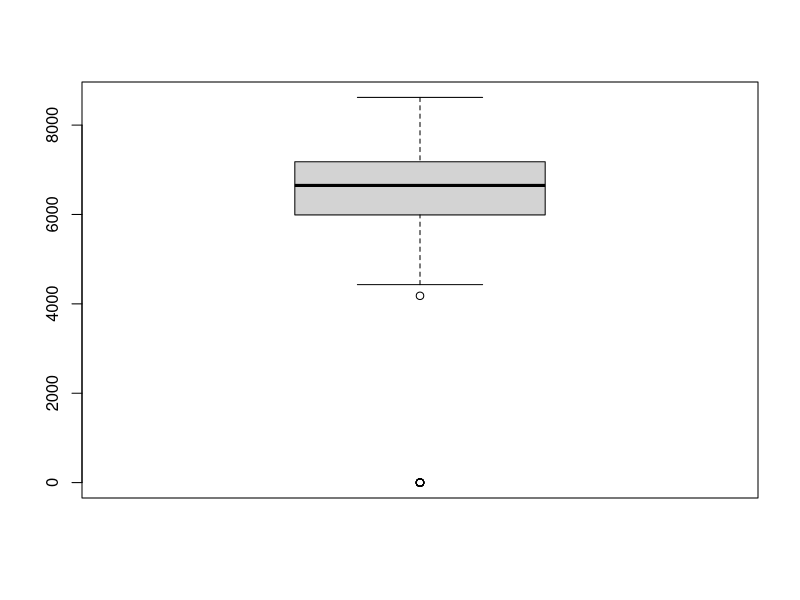
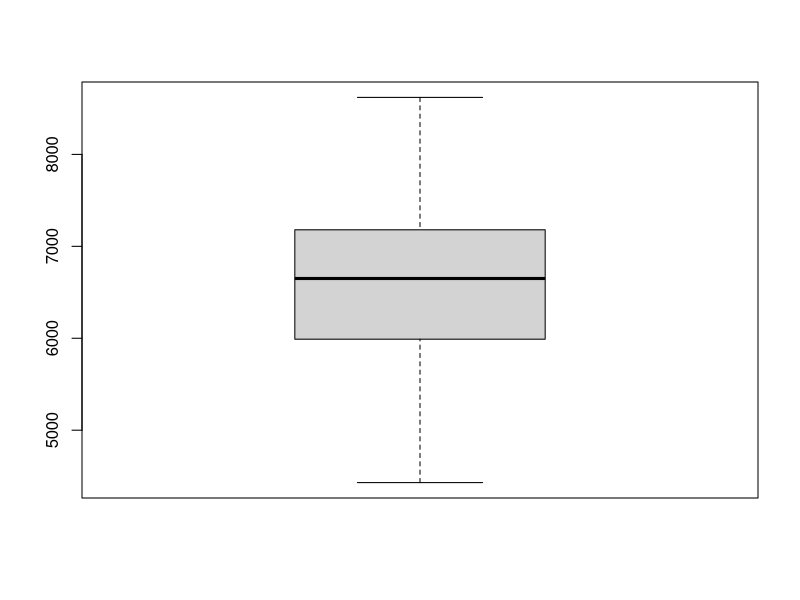
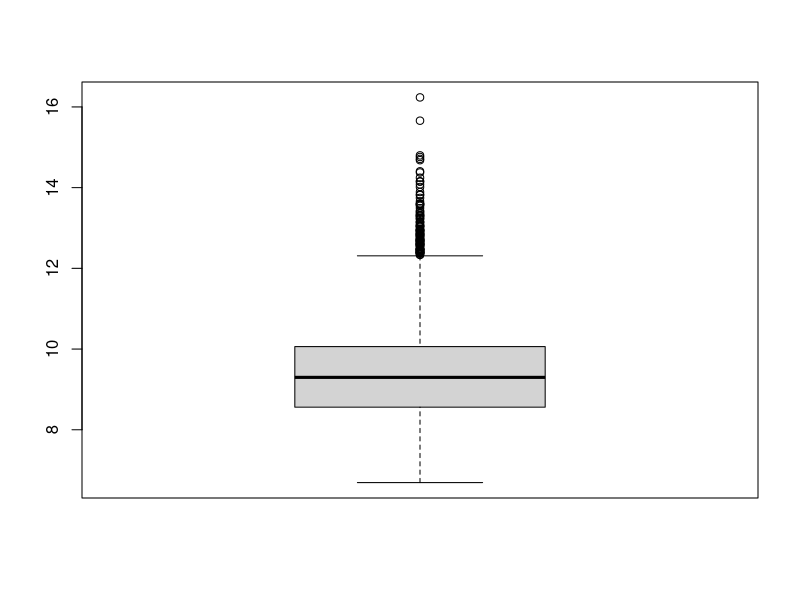
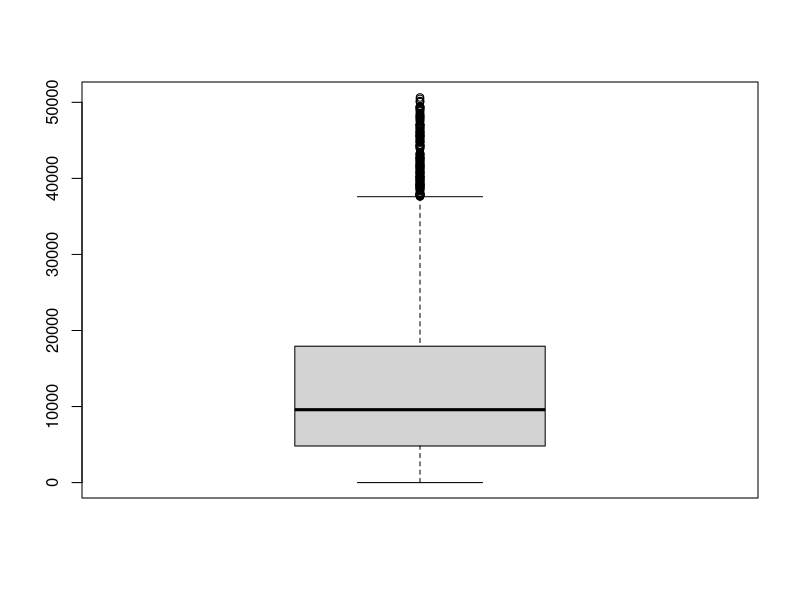
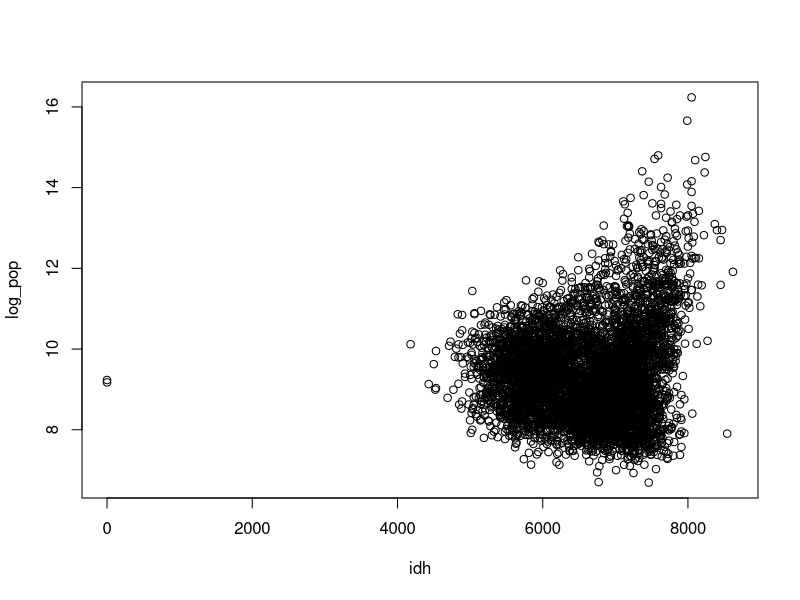
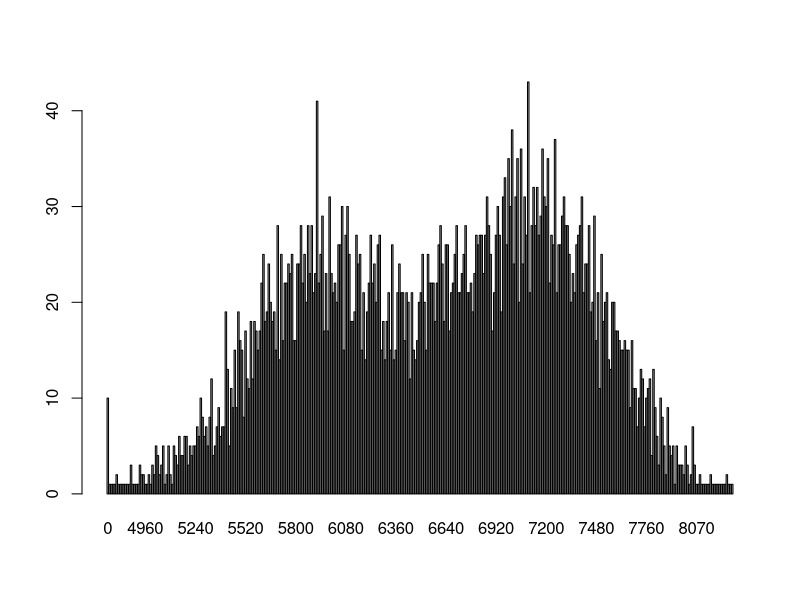
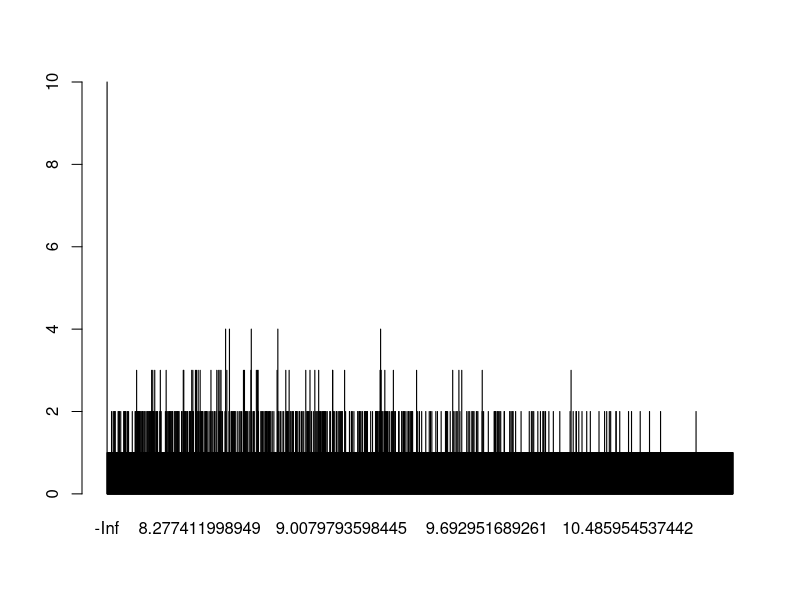

Write the R code that produced these figures, in order.
library(readxl)

BRAZIL_CITIES_REV2022_CSV <- read_excel("BRAZIL_CITIES_REV2022.CSV.xlsx")

head(BRAZIL_CITIES_REV2022_CSV)

idh <- (BRAZIL_CITIES_REV2022_CSV$"IDHM")

boxplot(idh)

outliers_idh <- boxplot.stats(idh)$out

idh_no_outlier <- idh[-which(idh %in% outliers_idh)] 
boxplot(idh_no_outlier)


ibge_res_pop <- BRAZIL_CITIES_REV2022_CSV$IBGE_RES_POP

boxplot(log(ibge_res_pop))

outliers_pop <- boxplot.stats(ibge_res_pop)$out
outliers_pop
pop_no_outlier <- ibge_res_pop[-which(ibge_res_pop %in% outliers_pop)] 

boxplot(pop_no_outlier)

log_pop = log(ibge_res_pop)
plot(idh, log_pop, type="p")
plot(as.factor(idh))
plot(as.factor(log_pop))
